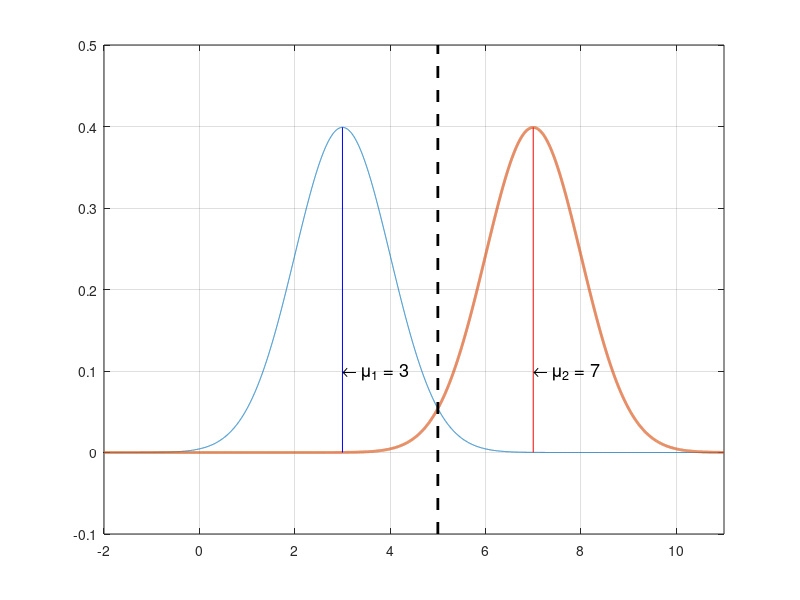

The MATLAB source for this figure:
clear all 
close all

%%Draw the gaussians (likelihoods)
pY1=0.5; pY2=0.5; %Prior Probabilities
X=[-2:0.001:11]; %Horizontal axis
Y1=normpdf(X,3,1);
Y2=normpdf(X,7,1);
plot(X,Y1,X,Y2,'LineWidth',2)

%Draw the means
meanY1=3; 
line([meanY1 meanY1],[0,max(Y1)],'Linestyle','-','Color','b')
str1 = '\leftarrow \mu_1 = 3';
text(meanY1,0.1,str1,'Fontsize',13)
meanY2=7;
line([meanY2 meanY2],[0,max(Y2)],'Linestyle','-','Color','r')
str2 = '\leftarrow \mu_2 = 7';
text(meanY2,0.1,str2,'Fontsize',13)
grid on
axis([-2 11 -0.1 0.5])

%% Calculate the boundary given priors are equals
DiffY1Y2=Y1-Y2;
idx=find(DiffY1Y2<=0,1); %the first point where the difference becomes <=0.1
SP=X(idx) %Point where the boundary of the two classes is placed
ax=axis; %Take the axis of the diagram
line([SP SP],ax(3:4),'Linestyle','--','Color','k','LineWidth',2)